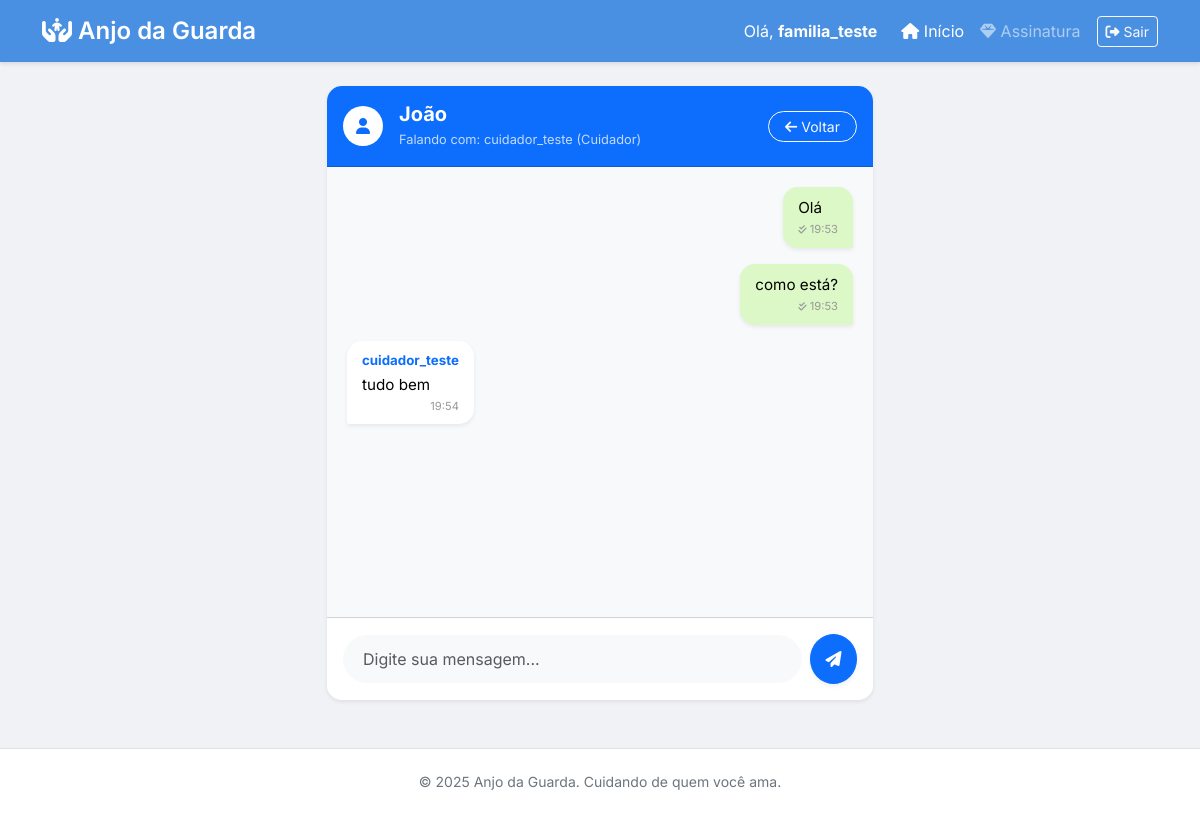
Page /gestao/chat/1/ (signed in) on the committed database.
### gestao/models.py (models this page shows, shortened)
class Contrato(models.Model):
    familiar = models.ForeignKey(settings.AUTH_USER_MODEL, on_delete=models.CASCADE, related_name="contratos_feitos")
    cuidador = models.ForeignKey(settings.AUTH_USER_MODEL, on_delete=models.CASCADE, related_name="contratos_recebidos")
    idoso = models.ForeignKey(Idoso, on_delete=models.CASCADE)
    STATUS_CHOICES = (
        ('pendente', 'Pendente'),
        ('ativo', 'Ativo'),
        ('recusado', 'Recusado'),
    )
    status = models.CharField(max_length=10, choices=STATUS_CHOICES, default='pendente')
    data_criacao = models.DateTimeField(auto_now_add=True)
    class Meta:
        unique_together = ('cuidador', 'idoso')

class Idoso(models.Model):
    familiar_responsavel = models.ForeignKey(
        settings.AUTH_USER_MODEL,
        on_delete=models.CASCADE,
        related_name="idosos"
    )
    nome = models.CharField(max_length=100)
    idade = models.PositiveIntegerField()
    condicoes_saude = models.TextField(blank=True, null=True, verbose_name="Condições de Saúde")
    cuidadores = models.ManyToManyField(
        settings.AUTH_USER_MODEL,
        through='Contrato',
        through_fields=('idoso', 'cuidador'),
        related_name="idosos_cuidados"
    )

class Mensagem(models.Model):
    chat = models.ForeignKey(Chat, on_delete=models.CASCADE, related_name="mensagens")
    remetente = models.ForeignKey(settings.AUTH_USER_MODEL, on_delete=models.CASCADE)
    texto = models.TextField()
    data_envio = models.DateTimeField(auto_now_add=True)
    class Meta:
        ordering = ['data_envio']

### gestao/views.py (the view, shortened to what this page needs)
# urls.py: path('chat/<int:contrato_id>/', views.abrir_chat, name='abrir_chat'),
@login_required
def abrir_chat(request, contrato_id):
    contrato = get_object_or_404(Contrato, id=contrato_id)
    if request.user != contrato.familiar and request.user != contrato.cuidador:
        messages.error(request, "Você não tem permissão para acessar este chat.")
        return redirect('home')
    chat, created = Chat.objects.get_or_create(contrato=contrato)
    mensagens = chat.mensagens.all()
    return render(request, 'gestao/chat.html', {
        'contrato': contrato,
        'chat': chat,
        'mensagens': mensagens
    })

### gestao/templates/gestao/chat.html (shortened to what this page needs)
{% extends 'base.html' %} {% block content %}
<div class="row justify-content-center">
    <div class="col-md-8 col-lg-6">
        <div class="card shadow-sm border-0" style="border-radius: 15px; overflow: hidden;">
            <div class="card-header bg-primary text-white d-flex justify-content-between align-items-center py-3">
                <div class="d-flex align-items-center">
                    <div class="bg-white text-primary rounded-circle d-flex justify-content-center align-items-center me-3" style="width: 40px; height: 40px;">
                        <i class="fas fa-user"></i>
                    </div>
                    <div>
                        <h5 class="mb-0 fw-bold">{{ contrato.idoso.nome }}</h5>
                        <small class="opacity-75" style="font-size: 0.8rem;">
                            {% if user == contrato.familiar %}
                                Falando com: {{ contrato.cuidador.username }} (Cuidador)
                            {% else %}
                                Falando com: {{ contrato.familiar.username }} (Familiar)
                            {% endif %}
                        </small>
                    </div>
                </div>
                <a href="{% url 'home' %}" class="btn btn-outline-light btn-sm rounded-pill px-3">
                    <i class="fas fa-arrow-left"></i> Voltar
                </a>
            </div>
            <div id="area-mensagens" class="card-body bg-light" style="height: 450px; overflow-y: auto; padding: 20px;">
                {% for msg in mensagens %} {% if msg.remetente == user %}
                <div class="d-flex justify-content-end mb-3">
                    <div class="msg-baloon msg-me shadow-sm">
                        <div class="msg-text">{{ msg.texto }}</div>
                        <div class="msg-time text-end">
                            <i class="fas fa-check-double" style="font-size: 0.6rem;"></i> {{ msg.data_envio|date:"H:i" }}
                        </div>
                    </div>
                </div>
                {% else %}
                <div class="d-flex justify-content-start mb-3">
                    <div class="msg-baloon msg-other shadow-sm">
                        <div class="msg-sender fw-bold text-primary small mb-1">
                            {{ msg.remetente.username }}
                        </div>
                        <div class="msg-text">{{ msg.texto }}</div>
                        <div class="msg-time">
                            {{ msg.data_envio|date:"H:i" }}
                        </div>
                    </div>
                </div>
                {% endif %} {% empty %}
                <div class="text-center mt-5">
                    <div class="badge bg-secondary opacity-50 p-3 rounded-pill">
                        Nenhuma mensagem ainda. Diga olá! 👋
                    </div>
                </div>
                {% endfor %}
            </div>
            <div class="card-footer bg-white py-3">
                <form method="post" class="d-flex align-items-center">
                    <input type="text" name="mensagem" class="form-control rounded-pill me-2 bg-light border-0" placeholder="Digite sua mensagem..." required style="padding: 12px 20px;" autocomplete="off">
                    <button type="submit" class="btn btn-primary rounded-circle d-flex justify-content-center align-items-center shadow-sm" style="width: 50px; height: 50px;">
                        <i class="fas fa-paper-plane"></i>
                    </button>
                </form>
            </div>
        </div>
    </div>
</div>
{% endblock %}

### cadastrousuario/templates/base.html (shortened to what this page needs)
<!DOCTYPE html>
<html lang="pt-br">
<head>
    <link href="https://cdn.jsdelivr.net/npm/bootstrap@5.3.0/dist/css/bootstrap.min.css" rel="stylesheet">
    <link rel="stylesheet" href="https://cdnjs.cloudflare.com/ajax/libs/font-awesome/6.4.0/css/all.min.css">
</head>
<body>
    <nav class="navbar navbar-expand-lg navbar-dark mb-4">
        <div class="container">
            <a class="navbar-brand" href="{% url 'home' %}">
                <i class="fas fa-hands-holding-child"></i> Anjo da Guarda
            </a>
            <div class="collapse navbar-collapse" id="navbarNav">
                <ul class="navbar-nav ms-auto align-items-center">
                    {% if user.is_authenticated %}
                    <li class="nav-item me-3">
                        <span class="text-white">
                                Olá, <strong>{{ user.first_name|default:user.username }}</strong>
                            </span>
                    </li>
                    <li class="nav-item">
                        <a class="nav-link active" href="{% url 'home' %}"><i class="fas fa-home"></i> Início</a>
                    </li>
                    {% if user.profile.tipo_usuario == 'familiar' %}
                    <li class="nav-item">
                        <a class="nav-link" href="{% url 'gestao:listar_planos' %}">
                            <i class="fas fa-gem"></i> Assinatura
                        </a>
                    </li>
                    {% endif %}
                    <li class="nav-item ms-2">
                        <form action="{% url 'logout' %}" method="post" class="d-inline">
                            <button type="submit" class="btn btn-sm btn-outline-light">
                                    <i class="fas fa-sign-out-alt"></i> Sair
                                </button>
                        </form>
                    </li>
                    {% endif %}
                </ul>
            </div>
        </div>
    </nav>
    <div class="container mb-5">
         {% block content %} {% endblock %}
    </div>
    <footer>
        <div class="container">
            <small>&copy; 2025 Anjo da Guarda. Cuidando de quem você ama.</small>
        </div>
    </footer>
</body>
</html>

### cadastrousuario/templates/base.html (style rules this page uses)
body { font-family: 'Inter', sans-serif; background-color: #f0f2f5; min-height: 100vh; display: flex; flex-direction: column; }
.navbar { background-color: #4A90E2 !important; box-shadow: 0 2px 4px rgba(0, 0, 0, 0.1); }
.navbar-brand { font-weight: 600; font-size: 1.5rem; }
footer { margin-top: auto; background-color: #fff; padding: 20px 0; border-top: 1px solid #dee2e6; text-align: center; color: #6c757d; }
.card { border: none; border-radius: 12px; box-shadow: 0 4px 6px rgba(0, 0, 0, 0.05); }

### gestao/templates/gestao/chat.html (style rules this page uses)
.msg-baloon { max-width: 75%; padding: 10px 15px; border-radius: 15px; position: relative; font-size: 0.95rem; line-height: 1.4; }
.msg-me { background-color: #dcf8c6; color: #000; border-bottom-right-radius: 2px; }
.msg-other { background-color: #fff; color: #000; border-bottom-left-radius: 2px; }
.msg-time { font-size: 0.7rem; color: #999; margin-top: 4px; text-align: right; }

### rows in the picture
Contrato: idoso.nome "João", cuidador.username "cuidador_teste"
Mensagem: texto "Olá", data_envio "19:53"
Mensagem: texto "como está?", data_envio "19:53"
Mensagem: remetente.username "cuidador_teste", texto "tudo bem", data_envio "19:54"

### other values in the picture
{{ user.first_name|default:user.username }} "familia_teste"
